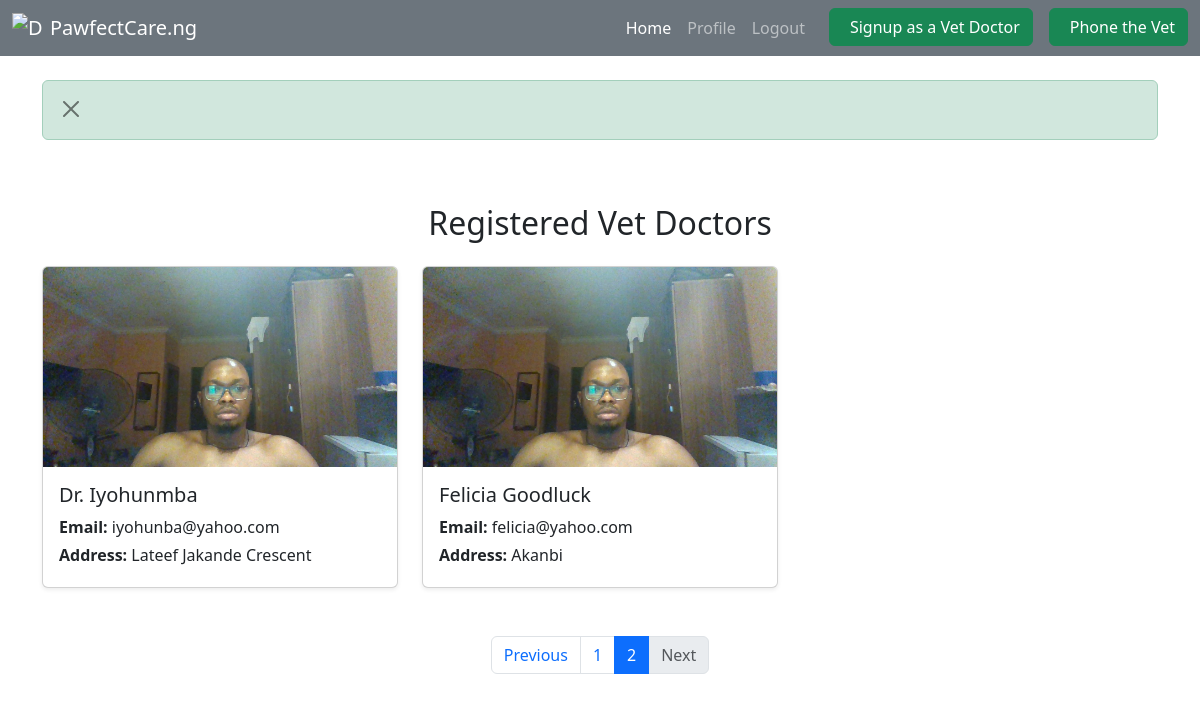
The page /doctors?page=2 (signed in) on the database its author committed.
### main.py (models this page shows)
class Doctors(db.Model):
    __tablename__ = 'doctors'
    id = db.Column(db.Integer, primary_key=True)
    name = db.Column(db.String(100), nullable=False)
    email = db.Column(db.String(100), nullable=False)
    password = db.Column(db.String(100), nullable=False)
    address = db.Column(db.String(100), nullable=False)
    file = db.Column(db.String(200), nullable=False)
    __table_args__ = (
        UniqueConstraint('email', name='uq_doctors_email'),
    )

### main.py (the view)
@app.route("/doctors", methods=["POST", "GET"])
def doctors():
    page = request.args.get('page', 1, type=int)
    users = Doctors.query.paginate(page=page, per_page=3)
    return render_template("doctors.html", users=users)

### main.py (called while the page is built)
@login_manager.user_loader
def load_user(user_id):
    return db.get_or_404(User, user_id)

### templates/doctors.html
{% extends 'landing.html' %}
{% block body %}
  <div class="container py-5">
    <h2 class="mb-4 text-center">Registered Vet Doctors</h2>
    <div class="row g-4">
      {% for user in users %}
      <div class="col-md-4">
        <div class="card shadow-sm h-100">
          <img src="{{ url_for('static', filename='uploads/' + user.file) }}" class="card-img-top" alt="{{ user.name }}">
          <div class="card-body">
            <h5 class="card-title">{{ user.name }}</h5>
            <p class="card-text mb-1"><strong>Email:</strong> {{ user.email }}</p>
            <p class="card-text mb-1"><strong>Address:</strong> {{ user.address }}</p>
          </div>
        </div>
      </div>
      {% endfor %}
    </div>
  </div>
<nav class="d-flex justify-content-center">
        <ul class="pagination">
            {% if users.has_prev %}
                <li class="page-item">
                    <a class="page-link" href="{{ url_for('doctors', page=users.prev_num) }}">Previous</a>
                </li>
            {% else %}
                <li class="page-item disabled"><span class="page-link">Previous</span></li>
            {% endif %}
            {% for page_num in users.iter_pages() %}
                {% if page_num %}
                    {% if page_num == users.page %}
                        <li class="page-item active"><span class="page-link">{{ page_num }}</span></li>
                    {% else %}
                        <li class="page-item">
                            <a class="page-link" href="{{ url_for('doctors', page=page_num) }}">{{ page_num }}</a>
                        </li>
                    {% endif %}
                {% else %}
                    <li class="page-item disabled"><span class="page-link">…</span></li>
                {% endif %}
            {% endfor %}
            {% if users.has_next %}
                <li class="page-item">
                    <a class="page-link" href="{{ url_for('doctors', page=users.next_num) }}">Next</a>
                </li>
            {% else %}
                <li class="page-item disabled"><span class="page-link">Next</span></li>
            {% endif %}
        </ul>
    </nav>
{% endblock %}

### rows shown on the page
Doctors: file (picture), name "Dr. Iyohunmba", email "iyohunba@yahoo.com", address "Lateef Jakande Crescent"
Doctors: file (picture), name "Felicia Goodluck", email "felicia@yahoo.com", address "Akanbi"

### other values the page prints
{{ page_num }} "1"
{{ page_num }} "2"
